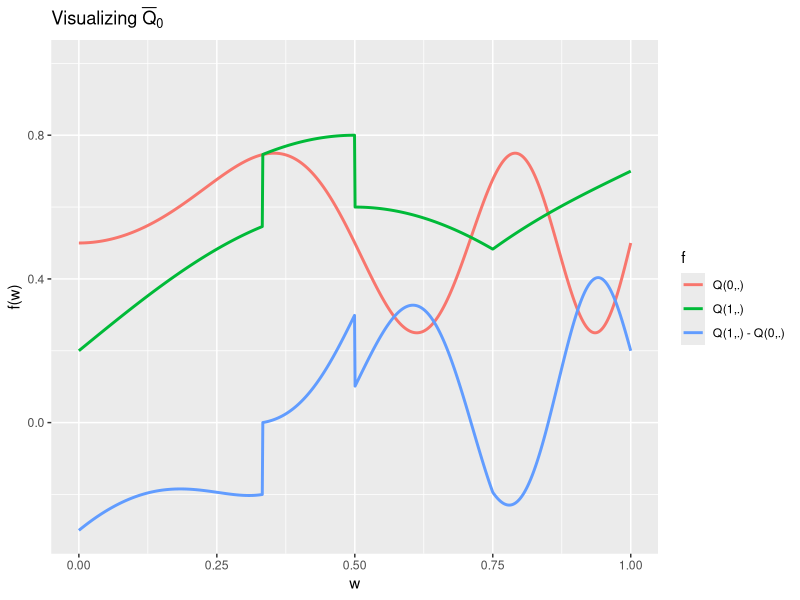
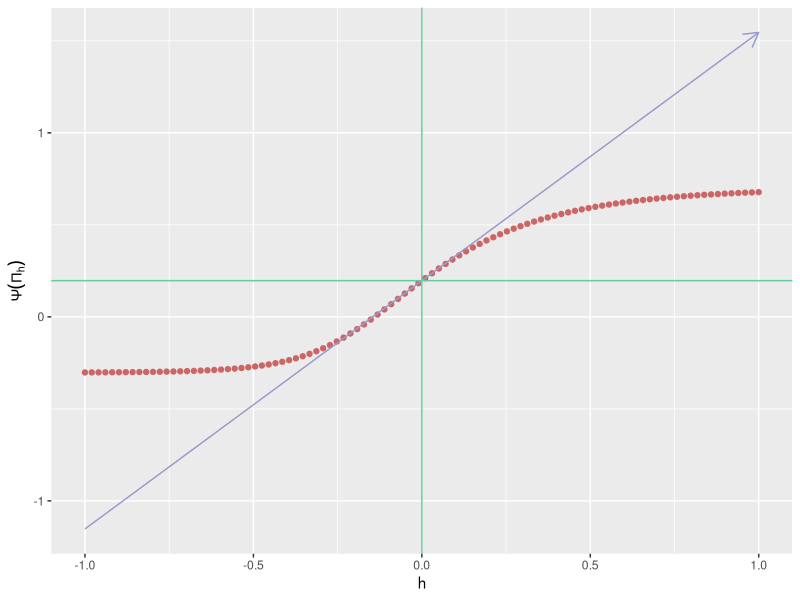
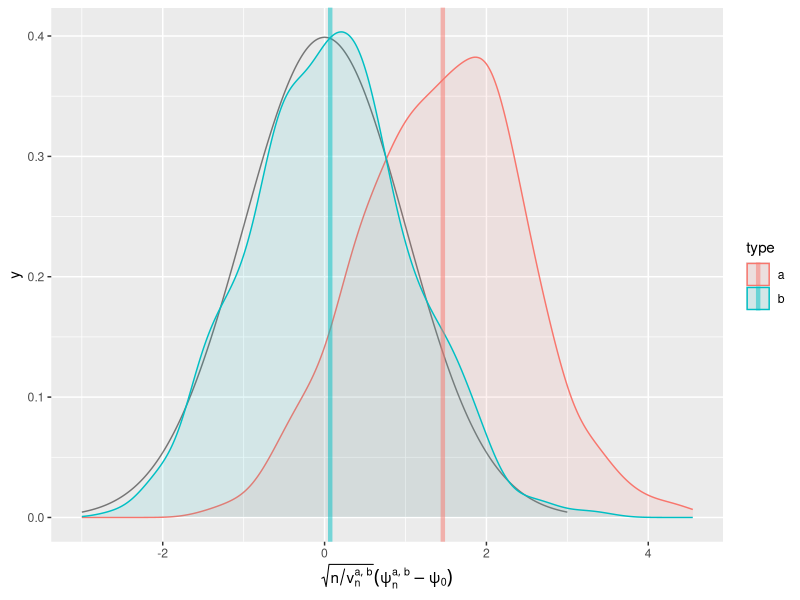
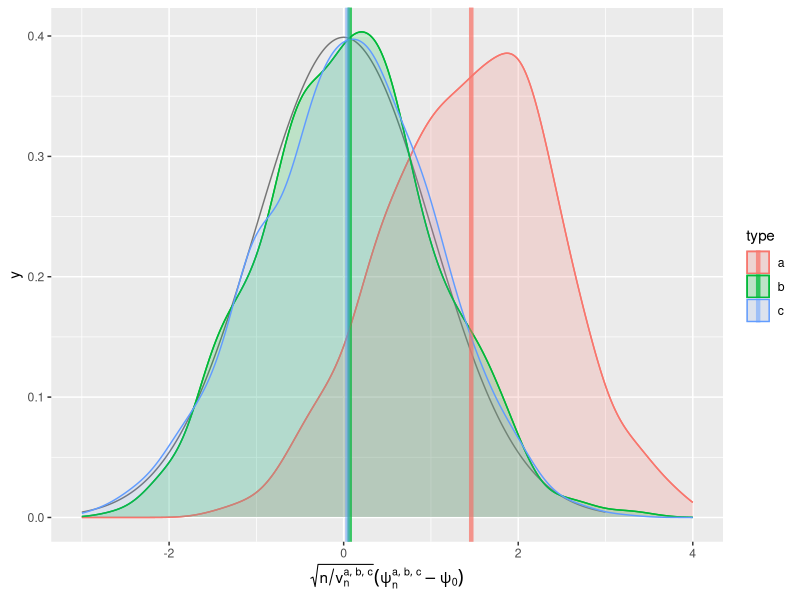
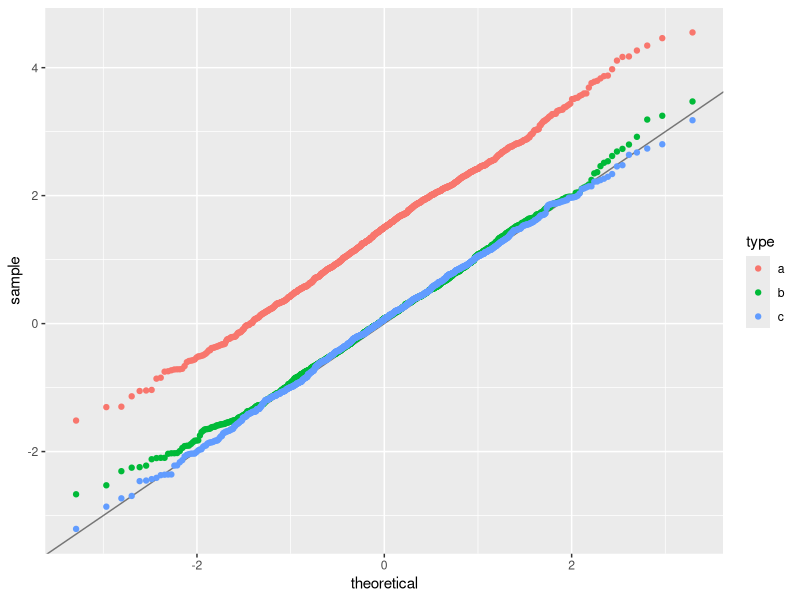

The R source for these figures, in order: (Note: this script raises an error after producing the figures.)
## ----setup, echo = FALSE-------------------------------------------------
knitr::opts_chunk$set(
  fig.height = 4, 
  fig.path = 'img/',
  fig.width = 12,
  message = FALSE,
  size = "tiny",
  warning = FALSE,
  warnings = FALSE
)

## ----visible-setup-------------------------------------------------------
set.seed(54321) ## because reproducibility matters...
suppressMessages(library(R.utils)) ## make sure it is installed
suppressMessages(library(tidyverse)) ## make sure it is installed
suppressMessages(library(caret)) ## make sure it is installed
expit <- plogis
logit <- qlogis

## ----simulation----------------------------------------------------------
draw_from_experiment <- function(n, ideal = FALSE) {
  ## preliminary
  n <- Arguments$getInteger(n, c(1, Inf))
  ideal <- Arguments$getLogical(ideal)
  ## ## 'Gbar' and 'Qbar' factors
  Gbar <- function(W) {
    expit(1 + 2 * W - 4 * sqrt(abs((W - 5/12))))
  }
  Qbar <- function(AW) {
    A <- AW[, 1]
    W <- AW[, 2]
    ## A * (cos((1 + W) * pi / 4) + (1/3 <= W & W <= 1/2) / 5) +
    ##  (1 - A) * (sin(4 * W^2 * pi) / 4 + 1/2)
    A * (cos((-1/2 + W) * pi) * 2/5 + 1/5 + (1/3 <= W & W <= 1/2) / 5 +
         (W >= 3/4) * (W - 3/4) * 2) +
      (1 - A) * (sin(4 * W^2 * pi) / 4 + 1/2) 
  }
  ## sampling
  ## ## context
  mixture_weights <- c(1/10, 9/10, 0)
  mins <- c(0, 11/30, 0)
  maxs <- c(1, 14/30, 1)
  latent <- findInterval(runif(n), cumsum(mixture_weights)) + 1
  W <- runif(n, min = mins[latent], max = maxs[latent])
  ## ## counterfactual rewards
  zeroW <- cbind(A = 0, W)
  oneW <- cbind(A = 1, W)
  Qbar.zeroW <- Qbar(zeroW)
  Qbar.oneW <- Qbar(oneW)
  Yzero <- rbeta(n, shape1 = 2, shape2 = 2 * (1 - Qbar.zeroW) / Qbar.zeroW)
  Yone <- rbeta(n, shape1 = 3, shape2 = 3 * (1 - Qbar.oneW) / Qbar.oneW)
  ## ## action undertaken
  A <- rbinom(n, size = 1, prob = Gbar(W))
  ## ## actual reward
  Y <- A * Yone + (1 - A) * Yzero
  ## ## observation
  if (ideal) {
    obs <- cbind(W = W, Yzero = Yzero, Yone = Yone, A = A, Y = Y)
  } else {
    obs <- cbind(W = W, A = A, Y = Y)
  }
  attr(obs, "Gbar") <- Gbar
  attr(obs, "Qbar") <- Qbar
  attr(obs, "QW") <- function(W) {
    out <- sapply(1:length(mixture_weights),
                  function(ii){
                    mixture_weights[ii] *
                      dunif(W, min = mins[ii], max = maxs[ii])
                  })
    return(rowSums(out))
  }
  attr(obs, "qY") <- function(AW, Y, Qbar){
    A <- AW[, 1]
    W <- AW[, 2]
    Qbar.AW <- do.call(Qbar, list(AW)) # is call to 'do.call' necessary?
    shape1 <- ifelse(A == 0, 2, 3)
    dbeta(Y, shape1 = shape1, shape2 = shape1 * (1 - Qbar.AW) / Qbar.AW)
  }
  ##
  return(obs)
}

## ----draw-five-obs-------------------------------------------------------
(five_obs <- draw_from_experiment(5))

## ----exercise:visualize, eval = TRUE-------------------------------------
Gbar <- attr(five_obs, "Gbar")
Qbar <- attr(five_obs, "Qbar")
QW <- attr(five_obs, "QW")

features <- tibble(w = seq(0, 1, length.out = 1e3)) %>%
  mutate(Qw = QW(w),
         Gw = Gbar(w),
         Q1w = Qbar(cbind(A = 1, W = w)),
         Q0w = Qbar(cbind(A = 0, W = w)),
         blip_Qw = Q1w - Q0w)

features %>% select(-Qw, -Gw) %>%
  rename("Q(1,.)" = Q1w,
         "Q(0,.)" = Q0w,
         "Q(1,.) - Q(0,.)" = blip_Qw) %>%
  gather("f", "value", -w) %>%
  ggplot() +
  geom_line(aes(x = w, y = value, color = f), size = 1) +
  labs(y = "f(w)", title = bquote("Visualizing" ~ bar(Q)[0])) +
  ylim(NA, 1)

## ----approx-psi-0-a-one--------------------------------------------------
integrand <- function(w) {
  Qbar <- attr(five_obs, "Qbar")
  QW <- attr(five_obs, "QW")
  ( Qbar(cbind(1, w)) - Qbar(cbind(0, w)) ) * QW(w)
}
(psi_zero <- integrate(integrand, lower = 0, upper = 1)$val)

## ----DAG-----------------------------------------------------------------
## plot the causal diagram

## ----approx-psi-zero-a-two-----------------------------------------------
B <- 1e6 ## Antoine: 1e6 eventually
ideal_obs <- draw_from_experiment(B, ideal = TRUE)
(psi_approx <- mean(ideal_obs[, "Yone"] - ideal_obs[, "Yzero"]))

## ----approx-psi-zero-b---------------------------------------------------
sd_approx <- sd(ideal_obs[, "Yone"] - ideal_obs[, "Yzero"])
alpha <- 0.05
(psi_approx_CI <- psi_approx + c(-1, 1) * qnorm(1 - alpha / 2) * sd_approx / sqrt(B))

## ----another-simulation--------------------------------------------------
draw_from_another_experiment <- function(n, h = 0) {
  ## preliminary
  n <- Arguments$getInteger(n, c(1, Inf))
  h <- Arguments$getNumeric(h)
  ## ## 'Gbar' and 'Qbar' factors
  Gbar <- function(W) {
    sin((1 + W) * pi / 6)
  }
  Qbar <- function(AW, hh = h) {
    A <- AW[, 1]
    W <- AW[, 2]
    expit( logit( A *  W + (1 - A) * W^2 ) +
           hh * 10 * sqrt(W) * A )
  }
  ## sampling
  ## ## context
  W <- runif(n, min = 1/10, max = 9/10)
  ## ## action undertaken
  A <- rbinom(n, size = 1, prob = Gbar(W))
  ## ## reward
  shape1 <- 4
  QAW <- Qbar(cbind(A, W))
  Y <- rbeta(n, shape1 = shape1, shape2 = shape1 * (1 - QAW) / QAW)
  ## ## observation
  obs <- cbind(W = W, A = A, Y = Y)
  attr(obs, "Gbar") <- Gbar
  attr(obs, "Qbar") <- Qbar
  attr(obs, "QW") <- function(x){dunif(x, min = 1/10, max = 9/10)}
  attr(obs, "shape1") <- shape1
  attr(obs, "qY") <- function(AW, Y, Qbar, shape1){
    A <- AW[,1]; W <- AW[,2]
    Qbar.AW <- do.call(Qbar, list(AW))
    dbeta(Y, shape1 = shape1, shape2 = shape1 * (1 - Qbar.AW) / Qbar.AW)
  }
  ##
  return(obs)
}

## ----approx-psi-one------------------------------------------------------
five_obs_from_another_experiment <- draw_from_another_experiment(5)
another_integrand <- function(w) {
  Qbar <- attr(five_obs_from_another_experiment, "Qbar")
  QW <- attr(five_obs_from_another_experiment, "QW")
  ( Qbar(cbind(1, w)) - Qbar(cbind(0, w)) ) * QW(w)
}
(psi_Pi_zero <- integrate(another_integrand, lower = 0, upper = 1)$val)

## ----psi-approx-psi-one,  fig.cap =  "Evolution of statistical parameter $\\Psi$ along fluctuation $\\{\\Pi_{h} : h \\in H\\}$."----
approx <- seq(-1, 1, length.out = 1e2)
psi_Pi_h <- sapply(approx, function(t) {
  obs_from_another_experiment <- draw_from_another_experiment(1, h = t)
  integrand <- function(w) {
    Qbar <- attr(obs_from_another_experiment, "Qbar")
    QW <- attr(obs_from_another_experiment, "QW")
    ( Qbar(cbind(1, w)) - Qbar(cbind(0, w)) ) * QW(w)
  }
  integrate(integrand, lower = 0, upper = 1)$val  
})
slope_approx <- (psi_Pi_h - psi_Pi_zero) / approx
slope_approx <- slope_approx[min(which(approx > 0))]
ggplot() +
  geom_point(data = data.frame(x = approx, y = psi_Pi_h), aes(x, y),
             color = "#CC6666") +
  geom_segment(aes(x = -1, y = psi_Pi_zero - slope_approx,
                   xend = 1, yend = psi_Pi_zero + slope_approx),
               arrow = arrow(length = unit(0.03, "npc")),
               color = "#9999CC") +
  geom_vline(xintercept = 0, color = "#66CC99") +
  geom_hline(yintercept = psi_Pi_zero, color = "#66CC99") +
  labs(x = "h", y = expression(Psi(Pi[h]))) 

## ----eic-----------------------------------------------------------------
eic <- function(obs, psi) {
  Qbar <- attr(obs, "Qbar")
  Gbar <- attr(obs, "Gbar")
  QAW <- Qbar(obs[, c("A", "W")])
  GW <- Gbar(obs[, "W"])
  lGAW <- obs[, "A"] * GW + (1 - obs[, "A"]) * (1 - GW)
  ( Qbar(cbind(1, obs[, "W"])) - Qbar(cbind(0, obs[, "W"])) - psi ) +
    (2 * obs[, "A"] - 1) / lGAW * (obs[, "Y"] - QAW)
}

(eic(five_obs, psi = psi_approx))
(eic(five_obs_from_another_experiment, psi = psi_Pi_zero))

## ----cramer-rao----------------------------------------------------------
obs <- draw_from_experiment(B)
(cramer_rao_hat <- var(eic(obs, psi = psi_approx)))

## ----cramer-rao-another-experiment---------------------------------------
obs_from_another_experiment <- draw_from_another_experiment(B)
(cramer_rao_Pi_zero_hat <- var(eic(obs_from_another_experiment, psi = 59/300)))
(ratio <- sqrt(cramer_rao_Pi_zero_hat/cramer_rao_hat))

## ----recover-slope-------------------------------------------------------
sigma0_draw_from_another_experiment <- function(obs) { 
  ## preliminary
  Qbar <- attr(obs, "Qbar")
  QAW <- Qbar(obs[, c("A", "W")])
  shape1 <- Arguments$getInteger(attr(obs, "shape1"), c(1, Inf))
  ## computations
  betaAW <- shape1 * (1 - QAW) / QAW
  out <- log(1 - obs[, "Y"])
  for (int in 1:shape1) {
    out <- out + 1/(int - 1 + betaAW)
  }
  out <- - out * shape1 * (1 - QAW) / QAW * 10 * sqrt(obs[, "W"]) * obs[, "A"]
  ## no need to center given how we will use it
  return(out)
}

vars <- eic(obs_from_another_experiment, psi = 59/300) *
  sigma0_draw_from_another_experiment(obs_from_another_experiment)
sd_hat <- sd(vars)
(slope_hat <- mean(vars))
(slope_CI <- slope_hat + c(-1, 1) * qnorm(1 - alpha / 2) * sd_hat / sqrt(B))

## ----known-Gbar-one-a----------------------------------------------------
Gbar <- attr(obs, "Gbar")

iter <- 1e3 # 1e3 eventually

## ----known-Gbar-one-b, fig.cap = "Kernel density estimators of the law of two estimators of $\\psi_{0}$ (recentered with respect to $\\psi_{0}$, and renormalized), one of them misconceived (a), the other assuming that $\\Gbar_{0}$ is known (b). Built based on `iter` independent realizations of each estimator."----
psi_hat_ab <- obs %>% as_tibble() %>% mutate(id = 1:n() %% iter) %>%
  mutate(lGAW = A * Gbar(W) + (1 - A) * (1 - Gbar(W))) %>% group_by(id) %>%
  summarize(est_a = mean(Y[A==1]) - mean(Y[A==0]),
            est_b = mean(Y * (2 * A - 1) / lGAW),
            std_b = sd(Y * (2 * A - 1) / lGAW) / sqrt(n()),
            clt_b = (est_b - psi_approx) / std_b) %>% 
  mutate(std_a = sd(est_a),
         clt_a = (est_a - psi_approx) / std_a) %>%
  gather("key", "value", -id) %>%
  extract(key, c("what", "type"), "([^_]+)_([ab])") %>%
  spread(what, value)

(bias_ab <- psi_hat_ab %>% group_by(type) %>% summarise(bias = mean(clt)))

fig <- ggplot() +
  geom_line(aes(x = x, y = y), 
            data = tibble(x = seq(-3, 3, length.out = 1e3),
                          y = dnorm(x)),
            linetype = 1, alpha = 0.5) +
  geom_density(aes(clt, fill = type, colour = type),
               psi_hat_ab, alpha = 0.1) +
  geom_vline(aes(xintercept = bias, colour = type),
             bias_ab, size = 1.5, alpha = 0.5)
  
fig +
  labs(x = expression(paste(sqrt(n/v[n]^{list(a, b)})*(psi[n]^{list(a, b)} - psi[0]))))

## ----unknown-Gbar-one----------------------------------------------------
estimate_G <- function(dat, algorithm, ...) {
  if (!attr(algorithm, "ML")) {
    dat <- as.data.frame(dat)
    fit <- algorithm[[1]](formula = algorithm[[2]], data = dat)
    Ghat <- function(newdata) {
      newdata <- as.data.frame(newdata)
      predict(fit, newdata, type = "response")
    }
  } else {
    fit <- algorithm(dat, ...)
    Qhat <- function(newdata) {
      caret::predict.train(fit, newdata)
    }
  }
  return(Ghat)
}

compute_lGhatAW <- function(A, W, Ghat, threshold = 0.05) {
  dat <- data.frame(A = A, W = W)
  Ghat_W <- Ghat(dat)
  lGAW <- A * Ghat_W + (1 - A) * (1 - Ghat_W)
  pred <- pmin(1 - threshold, pmax(lGAW, threshold))
  return(pred)
}

## ----unknown-Gbar-two----------------------------------------------------
working_model_G_one <- list(
  model = function(...) {glm(family = binomial(), ...)},
  formula = as.formula(
    paste("A ~",
          paste(c("I(W^", "I(abs(W - 5/12)^"),
                rep(seq(1/2, 3/2, by = 1/2), each = 2),
                sep = "", collapse = ") + "),
          ")")
  ))
attr(working_model_G_one, "ML") <- FALSE
working_model_G_one$formula

## ----unknown-Gbar-two-bis------------------------------------------------
learned_features_fixed_sample_size <-
  obs %>% as_tibble() %>% 
  mutate(id = 1:n() %% iter) %>%
  nest(-id, .key = "obs") %>% 
  mutate(Ghat = map(obs, ~ estimate_G(., algorithm = working_model_G_one))) %>%
  mutate(lGAW = map2(Ghat, obs, ~ compute_lGhatAW(.y$A, .y$W, .x)),
         sample_size = map_int(obs, ~ nrow(.x)))

psi_hat_abc <-
  learned_features_fixed_sample_size %>%
  unnest(obs, lGAW) %>%
  group_by(id) %>%
  summarize(est = mean(Y * (2 * A - 1) / lGAW)) %>%
  mutate(std = sd(est),
         clt = (est - psi_approx) / std,
         type = "c") %>%
  full_join(psi_hat_ab)

(bias_abc <- psi_hat_abc %>% group_by(type) %>% summarise(bias = mean(clt)))

## ----unknown-Gbar-three, fig.cap = "Kernel density estimators of the law of three estimators of $\\psi_{0}$  (recentered with respect to $\\psi_{0}$, and renormalized), one of them misconceived (a), one assuming that $\\Gbar_{0}$ is known (b) and one that hinges on the estimation of $\\Gbar_{0}$ (c). The present figure includes Figure \\@ref(fig:known-Gbar-one-b) (but the colors differ). Built based on `iter` independent realizations of each estimator."----
fig +
  geom_density(aes(clt, fill = type, colour = type), psi_hat_abc, alpha = 0.1) +
  geom_vline(aes(xintercept = bias, colour = type),
             bias_abc, size = 1.5, alpha = 0.5) +
  xlim(-3, 4) + 
  labs(x = expression(paste(sqrt(n/v[n]^{list(a, b, c)})*
                            (psi[n]^{list(a, b, c)} - psi[0]))))

## ----unknown-Gbar-four, fig.cap  = "Quantile-quantile plot of the standard normal law against the empirical laws  of three estimators of $\\psi_{0}$, one of them misconceived (a), one assuming that $\\Gbar_{0}$ is known (b) and one that hinges on the estimation of $\\Gbar_{0}$ (c). Built based on `iter` independent realizations of each estimator."----
ggplot(psi_hat_abc, aes(sample = clt, fill = type, colour = type)) +
  geom_abline(intercept = 0, slope = 1, alpha = 0.5) +
  geom_qq(alpha = 1)

## ----exercises-one, eval = FALSE-----------------------------------------
## powers <- ## make sure '1/2' and '1' belong to 'powers', eg
##   seq(1/4, 3, by = 1/4)
## working_model_G_two <- list(
##   model = function(...) {glm(family = binomial(), ...)},
##   formula = as.formula(
##     paste("A ~",
##           paste(c("I(W^", "I(abs(W - 5/12)^"),
##                 rep(powers, each = 2),
##                 sep = "", collapse = ") + "),
##           ")")
##   ))
## attr(working_model_G_two, "ML") <- FALSE

## ----exercises-two, eval = TRUE------------------------------------------
transform <- c("cos", "sin", "sqrt", "log", "exp")
working_model_G_three <- list(
  model = function(...) {glm(family = binomial(), ...)},
  formula = as.formula(
    paste("A ~",
          paste("I(", transform, sep = "", collapse = "(W)) + "),
          "(W))")
  ))
attr(working_model_G_three, "ML") <- FALSE
(working_model_G_three$formula)

## ----estimating-Qbar-one-------------------------------------------------
estimate_Q <- function(dat, algorithm, ...) {
  if (!attr(algorithm, "ML")) {
    dat <- as.data.frame(dat)
    fit <- algorithm[[1]](formula = algorithm[[2]], data = dat)
    Qhat <- function(newdata) {
      newdata <- as.data.frame(newdata)
      predict(fit, newdata, type = "response")
    }
  } else {
    fit <- algorithm(dat, ...)
    Qhat <- function(newdata) {
      caret::predict.train(fit, newdata)
    }    
  }
  return(Qhat)
}

compute_QhatAW <- function(Y, A, W, Qhat, blip = FALSE) {
  if (!blip) {
    dat <- data.frame(Y = Y, A = A, W = W)
    pred <- Qhat(dat)
  } else {
    pred <- Qhat(data.frame(A = 1, W = W)) - Qhat(data.frame(A = 0, W = W))
  }
  return(pred)  
}

working_model_Q_one <- list(
  model = function(...) {glm(family = binomial(), ...)},
  formula = as.formula(
    paste("Y ~ A * (",
          paste("I(W^", seq(1/2, 3/2, by = 1/2), sep = "", collapse = ") + "),
          "))")
  ))
attr(working_model_Q_one, "ML") <- FALSE
working_model_Q_one$formula

## k-NN
kknn_algo <- function(dat, ...) {
  args <- list(...)
  if ("Subsample" %in% names(args)) {
    keep <- sample.int(nrow(dat), args$Subsample)
    dat <- dat[keep, ]
  }
  caret::train(Y ~ I(10*A) + W, ## a tweak
               data = dat,
               method = "kknn",
               verbose = FALSE,
               ...)
}
attr(kknn_algo, "ML") <- TRUE
kknn_grid <- expand.grid(kmax = 5, distance = 2, kernel = "gaussian")
control <- trainControl(method = "cv", number = 2,
                        predictionBounds = c(0, 1),
                        allowParallel = TRUE)

## ----estimating-Qbar-one-bis, cache = FALSE------------------------------
learned_features_fixed_sample_size <-
  learned_features_fixed_sample_size %>% # head(n = 100) %>%
  mutate(Qhat_d = map(obs, ~ estimate_Q(., algorithm = working_model_Q_one)),
         Qhat_e = map(obs, ~ estimate_Q(., algorithm = kknn_algo,
                                        trControl = control,
                                        tuneGrid = kknn_grid))) %>%
  mutate(blip_QW_d = map2(Qhat_d, obs,
                          ~ compute_QhatAW(.y$Y, .y$A, .y$W, .x, blip = TRUE)),
         blip_QW_e = map2(Qhat_e, obs,
                          ~ compute_QhatAW(.y$Y, .y$A, .y$W, .x, blip = TRUE)))

psi_hat_de <-
  learned_features_fixed_sample_size %>%
  unnest(blip_QW_d, blip_QW_e) %>%
  group_by(id) %>%
  summarize(est_d = mean(blip_QW_d),
            est_e = mean(blip_QW_e)) %>%
  mutate(std_d = sd(est_d),
         std_e = sd(est_e),
         clt_d = (est_d - psi_approx) / std_d,
         clt_e = (est_e - psi_approx) / std_e) %>% 
  gather("key", "value", -id) %>%
  extract(key, c("what", "type"), "([^_]+)_([de])") %>%
  spread(what, value)

(bias_de <- psi_hat_de %>% group_by(type) %>% summarize(bias = mean(clt)))

fig <- ggplot() +
  geom_line(aes(x = x, y = y), 
            data = tibble(x = seq(-3, 3, length.out = 1e3),
                          y = dnorm(x)),
            linetype = 1, alpha = 0.5) +
  geom_density(aes(clt, fill = type, colour = type),
               psi_hat_de, alpha = 0.1) +
  geom_vline(aes(xintercept = bias, colour = type),
             bias_de, size = 1.5, alpha = 0.5)
  
fig +
  labs(x = expression(paste(sqrt(n/v[n]^{list(d, e)})*(psi[n]^{list(d, e)} - psi[0]))))

## ----estimating-Qbar-two, eval = TRUE------------------------------------
sample_size <- c(2e3, 3e3, 5e3)
block_size <- sum(sample_size)

label <- function(xx, sample_size = c(1e3, 1e4)) {
  by <- sum(sample_size)
  xx <- xx[seq_len((length(xx) %/% by) * by)] - 1
  prefix <- xx %/% by
  suffix <- findInterval(xx %% by, cumsum(sample_size))
  paste(prefix + 1, suffix + 1, sep = "_")
}

learned_features_varying_sample_size <- obs %>% as.tibble %>% 
  head(n = (nrow(.) %/% block_size) * block_size) %>% 
  mutate(block = label(1:nrow(.), sample_size)) %>%
  nest(-block, .key = "obs")

## ----estimating-Qbar-three, eval = TRUE----------------------------------
learned_features_varying_sample_size <-
  learned_features_varying_sample_size %>% 
  mutate(Qhat_d = map(obs, ~ estimate_Q(., algorithm = working_model_Q_one)),
         Qhat_e = map(obs, ~ estimate_Q(., algorithm = kknn_algo,
                                        trControl = control,
                                        tuneGrid = kknn_grid))) %>%
  mutate(blip_QW_d = map2(Qhat_d, obs,
                          ~ compute_QhatAW(.y$Y, .y$A, .y$W, .x, blip = TRUE)),
         blip_QW_e = map2(Qhat_e, obs,
                          ~ compute_QhatAW(.y$Y, .y$A, .y$W, .x, blip = TRUE)))

root_n_bias <- learned_features_varying_sample_size %>%
  unnest(blip_QW_d, blip_QW_e) %>%
  group_by(block) %>%
  summarize(clt_d = sqrt(n()) * (mean(blip_QW_d) - psi_approx),
            clt_e = sqrt(n()) * (mean(blip_QW_e) - psi_approx)) %>%
  gather("key", "value", -block) %>%
  extract(key, c("what", "type"), "([^_]+)_([de])") %>%
  spread(what, value) %>%
  mutate(block = unlist(map(strsplit(block, "_"), ~.x[2])),
         sample_size = sample_size[as.integer(block)])

root_n_bias <- learned_features_fixed_sample_size %>%
  mutate(sample_size = 1e3) %>%
  unnest(blip_QW_d, blip_QW_e) %>%
  group_by(id) %>%
  summarize(clt_d = sqrt(n()) * (mean(blip_QW_d) - psi_approx),
            clt_e = sqrt(n()) * (mean(blip_QW_e) - psi_approx),
            sample_size = sample_size[1]) %>% # because *fixed* sample size
  gather("key", "clt", -id, -sample_size) %>%
  extract(key, c("what", "type"), "([^_]+)_([de])") %>%
  mutate(block = "0") %>% select(-id, -what) %>%
  full_join(root_n_bias)


  
## ----estimating-Qbar-four, fig.cap  = "Evolution of root-$n$ times bias versus sample size for two inference methodology of $\\psi_{0}$ based on the estimation of $\\Qbar_{0}$. Big dots represent the average biases and vertical lines represent twice the standard error."----
root_n_bias %>%
  ggplot() +
  stat_summary(aes(x = sample_size, y = clt,
                   group = interaction(sample_size, type),
                   color = type),
               fun.data = mean_se, fun.args = list(mult = 2),
               position = position_dodge(width = 250), cex = 1) +
  stat_summary(aes(x = sample_size, y = clt,
                   color = type),
               fun.y = mean, 
               position = position_dodge(width = 250),
               geom = "polygon", fill = NA) +
  geom_point(aes(x = sample_size, y = clt,
                 group = interaction(sample_size, type),
                 color = type),
             alpha = 0.1,
             position = position_dodge(width = 250)) +
  labs(x = "sample size n",
       y = expression(paste(sqrt(n)*(psi[n]^{list(d, e)} - psi[0]))))
